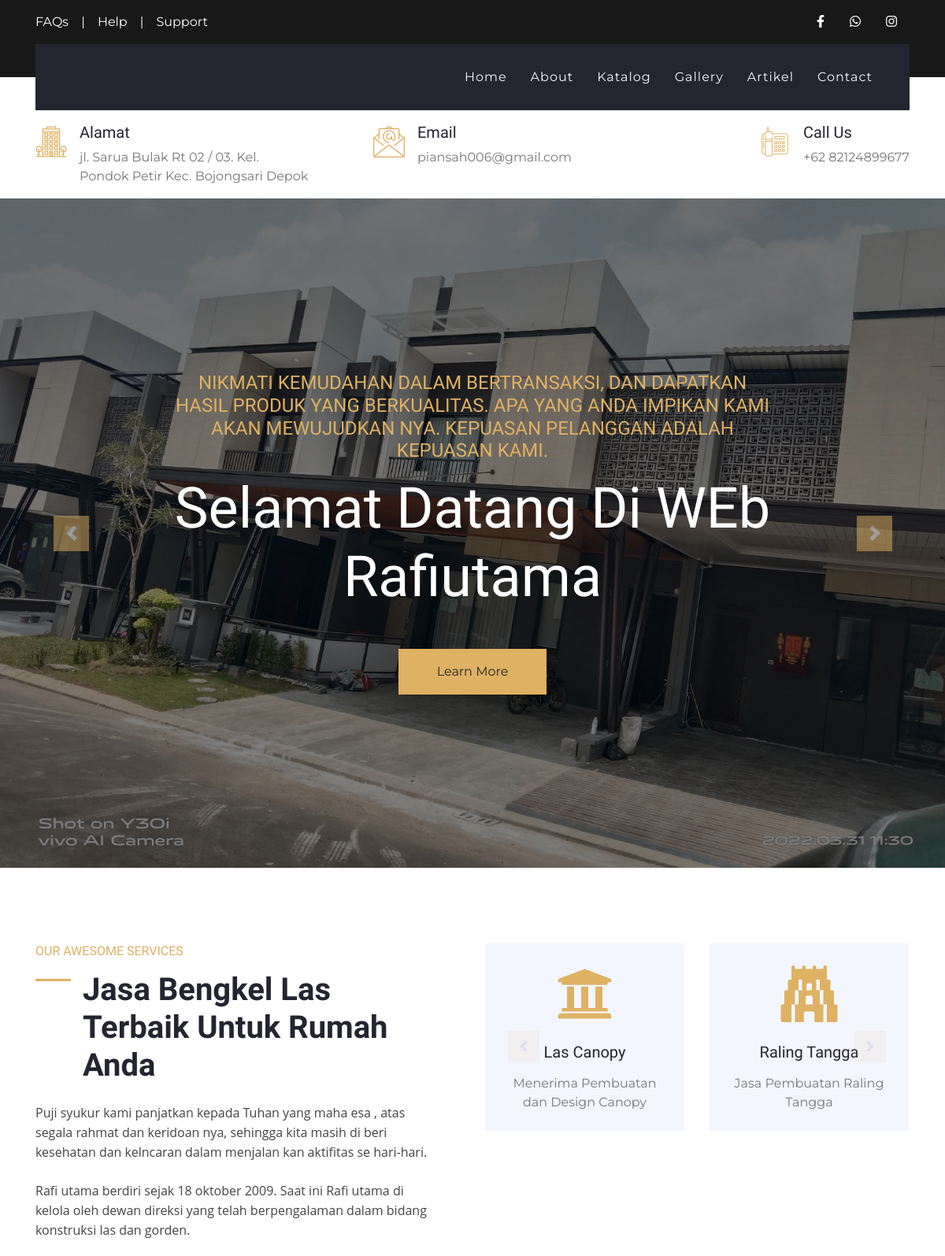
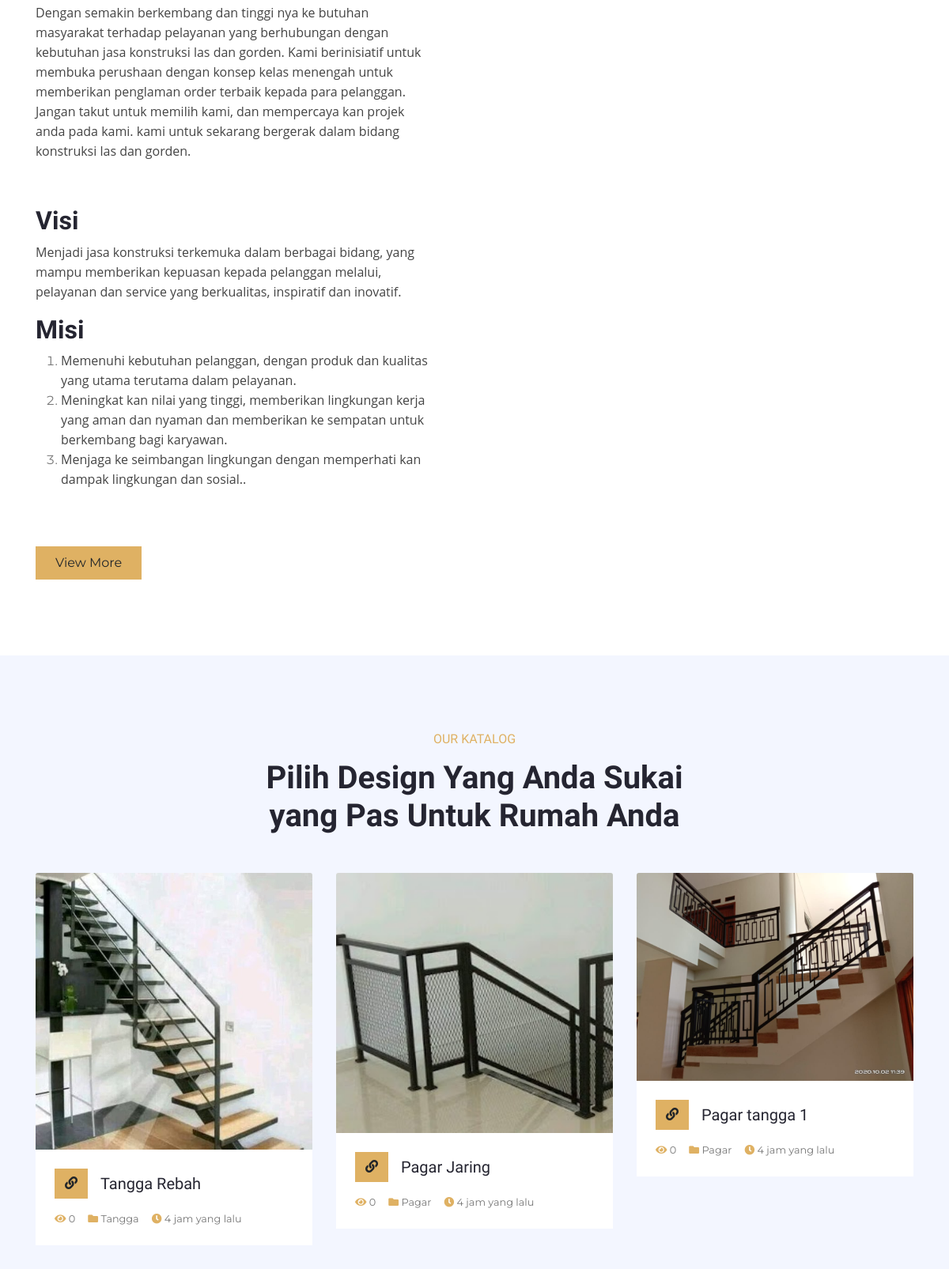
The page / (upper part) on the database its author committed (2 pictures, top to bottom).
### tables this page shows
CREATE TABLE `set_profil`  (
  `profil_id` int(11) NOT NULL AUTO_INCREMENT,
  `nama` varchar(50) NULL DEFAULT NULL,
  `alamat` varchar(100) NULL DEFAULT NULL,
  `deskripsi` text NULL,
  `logo` text NULL,
  `foto` text NULL,
  `kontak_id` int(11) NULL DEFAULT NULL,
  `company_name` varchar(50) NULL DEFAULT NULL,
  `web_url` text NULL,
  PRIMARY KEY (`profil_id`) USING BTREE
);

CREATE TABLE `set_hero`  (
  `hero_id` int(11) NOT NULL AUTO_INCREMENT,
  `judul` varchar(50) NOT NULL,
  `paragraf` text NOT NULL,
  `foto` varchar(100) NOT NULL,
  `is_active` int(11) NOT NULL,
  `link` varchar(100) NULL DEFAULT NULL,
  `class` varchar(20) NULL DEFAULT NULL,
  PRIMARY KEY (`hero_id`) USING BTREE
);

CREATE TABLE `ref_produk`  (
  `produk_id` int(11) NOT NULL AUTO_INCREMENT,
  `nama_produk` varchar(100) NOT NULL,
  `kategori` varchar(30) NOT NULL,
  `deskripsi` text NOT NULL,
  `foto` varchar(100) NOT NULL,
  `date_post` datetime NOT NULL,
  `slug` varchar(100) NULL DEFAULT NULL,
  `harga` varchar(20) NULL DEFAULT NULL,
  `best` int(11) NULL DEFAULT NULL,
  PRIMARY KEY (`produk_id`) USING BTREE
);

### application/controllers/Home.php (called while the page is built, shortened)
<?php
class Home extends CI_Controller
{
    public function __construct()
    {
        $this->load->model('M_home', 'home');
        $this->load->model('admin/Profil_m', 'profil');
        $this->load->library('session');
    }
    public function index()
    {
        $data = [
            'judul' => $this->profil->get_profile('nama'),
            'perusahaan' => $this->profil->get_profile('nama'),
            'logo' => $this->profil->get_profile('logo'),
            'alamat' => $this->profil->get_profile('alamat'),
            'whatsap' => $this->profil->get_kontak('whatsap'),
            'facebook' => $this->profil->get_kontak('facebook'),
            'instagram' => $this->profil->get_kontak('instagram'),
            'email' => $this->profil->get_kontak('email'),
            'telpon' => $this->profil->get_kontak('telpon'),
            'foto' => $this->profil->get_profile('foto'),
            'slide' => $this->home->get_slide()->result(),
            'dataKatalog' => $this->home->get_katalog()->result(),
            'gallery' => $this->home->get_gallery()->result(),
            'bsproduk' => $this->home->get_bsproduk()->result(),
            'testimoni' => $this->home->get_testimoni()->result(),
            'artikel' => $this->home->get_artikel()->result(),
            'deskripsi' => $this->profil->get_profile('deskripsi'),
        ];
        $this->load->view('layout/header', $data);
        $this->load->view('layout/navbar', $data);
        $this->load->view('pages/home_v', $data);
        $this->load->view('layout/footer', $data);
    }
}

### index.php (called while the page is built, shortened)
<?php
require_once BASEPATH.'core/CodeIgniter.php';

### application/models/admin/Profil_m.php (called while the page is built, shortened)
<?php
class Profil_m extends CI_Model
{
    public function get_profile($varams)
    {
        $query = $this->db->get('set_profil')->row();
        $data = $query->$varams;
        return $data;
    }
}

### application/models/M_home.php (called while the page is built, shortened)
<?php
class M_home extends CI_Model
{
    public function get_slide()
    {
        $this->db->select('*');
        $this->db->from('set_hero');
        $this->db->where('is_active', 1);
        $this->db->order_by('hero_id', 'DESC');
        $query = $this->db->get();
        return $query;
    }
    public function get_katalog()
    {
        $this->db->select('*');
        $this->db->from('ref_produk');
        $this->db->order_by('produk_id', 'DESC');
        $this->db->limit(6);
        $query = $this->db->get();
        return $query;
    }
    public function get_gallery()
    {
        $this->db->select('*');
        $this->db->from('gallery');
        $this->db->where('token', 1);
        $this->db->order_by('gallery_id', 'DESC');
        $this->db->limit(12);
        $query = $this->db->get();
        return $query;
    }
    public function get_bsproduk()
    {
        $this->db->select('*');
        $this->db->from('gallery a');
        $this->db->join('ref_produk b', 'a.produk_id=b.produk_id');
        $this->db->where('a.token', 2);
        $this->db->order_by('gallery_id', 'DESC');
        $query = $this->db->get();
        return $query;
    }
    public function get_testimoni()
    {
        $this->db->select('*');
        $this->db->from('testimoni');
        $this->db->where('is_active', 1);
        $this->db->order_by('id_testi', 'DESC');
        $query = $this->db->get();
        return $query;
    }
    public function get_artikel()
    {
        $this->db->select('*');
        $this->db->from('artikel a');
        $this->db->order_by('artikel_id', 'DESC');
        $this->db->limit(12);
        $query = $this->db->get();
        return $query;
    }
}

### application/views/pages/home_v.php (the view, shortened to what this page needs)
<?php
function waktu_lalu($timestamp)
{
    $selisih = time() - strtotime($timestamp);
    $detik = $selisih;
    $menit = round($selisih / 60);
    $jam = round($selisih / 3600);
    $hari = round($selisih / 86400);
    $minggu = round($selisih / 604800);
    $bulan = round($selisih / 2419200);
    $tahun = round($selisih / 29030400);
    if ($detik <= 60) {
        $waktu = $detik . ' detik yang lalu';
    } else if ($menit <= 60) {
        $waktu = $menit . ' menit yang lalu';
    } else if ($jam <= 24) {
        $waktu = $jam . ' jam yang lalu';
    } else if ($hari <= 7) {
        $waktu = $hari . ' hari yang lalu';
    } else if ($minggu <= 4) {
        $waktu = $minggu . ' minggu yang lalu';
    } else if ($bulan <= 12) {
        $waktu = $bulan . ' bulan yang lalu';
    } else {
        $waktu = $tahun . ' tahun yang lalu';
    }
    return $waktu;
}
?>
<div class="container-fluid p-0">
    <div id="header-carousel" class="carousel slide" data-ride="carousel">
        <div class="carousel-inner">
            <?php foreach ($slide as $hero) : ?>
                <div class="carousel-item <?= $hero->class ?>">
                    <img class="w-100" src="<?= base_url() ?>assets/upload/gallery/<?= $hero->foto ?>" alt="Image" height="850">
                    <div class="carousel-caption d-flex flex-column align-items-center justify-content-center">
                        <div class="p-3" style="max-width: 800px;">
                            <h4 class="text-primary text-uppercase font-weight-normal mb-md-3"><?= $hero->paragraf ?></h4>
                            <h3 class="display-3 text-white mb-md-4"><?= $hero->judul ?></h3>
                            <a href="<?= $hero->link ?>" class="btn btn-primary py-md-3 px-md-5 mt-2 mt-md-4">Learn More</a>
                        </div>
                    </div>
                </div>
            <?php endforeach ?>
        </div>
        <a class="carousel-control-prev" href="#header-carousel" data-slide="prev">
            <div class="btn btn-primary" style="width: 45px; height: 45px;">
                <span class="carousel-control-prev-icon mb-n2"></span>
            </div>
        </a>
        <a class="carousel-control-next" href="#header-carousel" data-slide="next">
            <div class="btn btn-primary" style="width: 45px; height: 45px;">
                <span class="carousel-control-next-icon mb-n2"></span>
            </div>
        </a>
    </div>
</div>
<div class="container-fluid py-5">
    <div class="container py-5">
        <div class="row">
            <div class="col-lg-6 pr-lg-5">
                <h6 class="text-primary font-weight-normal text-uppercase mb-3">Our Awesome Services</h6>
                <h1 class="mb-4 section-title">
                    Jasa Bengkel Las Terbaik Untuk Rumah Anda</h1>
                <p><?= $deskripsi ?></p>
                <a href="" class="btn btn-primary mt-3 py-2 px-4">View More</a>
            </div>
            <div class="col-lg-6 p-0 pt-5 pt-lg-0">
                <div class="owl-carousel service-carousel position-relative">
                    <div class="d-flex flex-column text-center bg-light mx-3 p-4">
                        <h3 class=" display-3 font-weight-normal text-primary mb-3"> <i class="fas fa-university"></i></h3>
                        <h5 class="mb-3">Las Canopy</h5>
                        <p class="m-0">Menerima Pembuatan dan Design Canopy</p>
                    </div>
                    <div class="d-flex flex-column text-center bg-light mx-3 p-4">
                        <h3 class=" display-3 font-weight-normal text-primary mb-3"> <i class="fas fa-gopuram"></i></h3>
                        <h5 class="mb-3">Raling Tangga</h5>
                        <p class="m-0">Jasa Pembuatan Raling Tangga</p>
                    </div>
                </div>
            </div>
        </div>
    </div>
</div>
<div class="container-fluid bg-light pt-5">
    <div class="container py-5">
        <div class="row justify-content-center">
            <div class="col-lg-6 col-md-8 col text-center mb-4">
                <h6 class="text-primary font-weight-normal text-uppercase mb-3">Our Katalog</h6>
                <h1 class="mb-4">Pilih Design Yang Anda Sukai yang Pas Untuk Rumah Anda</h1>
            </div>
        </div>
        <div class="row pb-3">
            <?php foreach ($dataKatalog as $katalog) : ?>
                <?php $id = $katalog->produk_id;
                $visitorprod = $this->db->query("SELECT * FROM section_visit WHERE produk_id='" . $id . "'")->num_rows(); ?>
                <div class="col-md-4 mb-4">
                    <div class="card border-0 mb-2">
                        <img class="card-img-top" src="<?= base_url() ?>assets/upload/gallery/<?= $katalog->foto ?>" alt="">
                        <div class="card-body bg-white p-4">
                            <div class="d-flex align-items-center mb-3">
                                <a class="btn btn-primary" href="<?= base_url() ?>katalog/detailproduk/<?= $katalog->slug ?>/<?= $katalog->produk_id ?>"><i class="fa fa-link"></i></a>
                                <a href="<?= base_url() ?>katalog/detailproduk/<?= $katalog->slug ?>/<?= $katalog->produk_id ?>">
                                    <h5 class="m-0 ml-3 text-truncate"><?= $katalog->nama_produk ?></h5>
                                </a>
                            </div>
                            <div class="d-flex">
                                <small class="mr-3"><i class="fa fa-eye text-primary"></i> <?= $visitorprod ?></small>
                                <small class="mr-3"><i class="fa fa-folder text-primary"></i> <?= $katalog->kategori ?></small>
                                <small class="mr-3"><i class="fa fa-clock text-primary"></i> <?= waktu_lalu($katalog->date_post) ?></small>
                            </div>
                        </div>
                    </div>
                </div>
            <?php endforeach ?>
        </div>
    </div>
</div>

### application/views/layout/navbar.php (shortened to what this page needs)
<div class="container-fluid bg-dark py-3">
    <div class="container">
        <div class="row">
            <div class="col-md-6 text-center text-lg-left mb-2 mb-lg-0">
                <div class="d-inline-flex align-items-center">
                    <a class="text-white pr-3" href="">FAQs</a>
                    <span class="text-white">|</span>
                    <a class="text-white px-3" href="">Help</a>
                    <span class="text-white">|</span>
                    <a class="text-white pl-3" href="">Support</a>
                </div>
            </div>
            <div class="col-md-6 text-center text-lg-right">
                <div class="d-inline-flex align-items-center">
                    <a class="text-white px-3" href="<?= $facebook ?>">
                        <i class="fab fa-facebook-f"></i>
                    </a>
                    <a class="text-white px-3" href="<?= $whatsap ?>">
                        <i class="fab fa-whatsapp"></i>
                    </a>
                    <a class="text-white px-3" href="<?= $instagram ?>">
                        <i class="fab fa-instagram"></i>
                    </a>
                </div>
            </div>
        </div>
    </div>
</div>
<div class="container-fluid position-relative nav-bar p-0">
    <div class="container position-relative" style="z-index: 9;">
        <nav class="navbar navbar-expand-lg bg-secondary navbar-dark py-3 py-lg-0 pl-3 pl-lg-5">
            <div class="collapse navbar-collapse justify-content-between px-3" id="navbarCollapse">
                <div class="navbar-nav ml-auto py-0">
                    <a href="<?= base_url() ?>" class="nav-item nav-link ">Home</a>
                    <a href="<?= base_url('about') ?>" class="nav-item nav-link">About</a>
                    <a href="<?= base_url('katalog') ?>" class="nav-item nav-link">Katalog</a>
                    <a href="<?= base_url('gallery') ?>" class="nav-item nav-link">Gallery</a>
                    <a href="<?= base_url('artikel') ?>" class="nav-item nav-link">Artikel</a>
                    <a href="<?= base_url('contact') ?>" class="nav-item nav-link">Contact</a>
                </div>
            </div>
        </nav>
    </div>
</div>
<div class="container-fluid bg-white py-3">
    <div class="container">
        <div class="row">
            <div class="col-lg-4 text-left mb-3 mb-lg-0">
                <div class="d-inline-flex text-left">
                    <h1 class="flaticon-office font-weight-normal text-primary m-0 mr-3"></h1>
                    <div class="d-flex flex-column">
                        <h5>Alamat</h5>
                        <p class="m-0"><?= $alamat ?></p>
                    </div>
                </div>
            </div>
            <div class="col-lg-4 text-left text-lg-center mb-3 mb-lg-0">
                <div class="d-inline-flex text-left">
                    <h1 class="flaticon-email font-weight-normal text-primary m-0 mr-3"></h1>
                    <div class="d-flex flex-column">
                        <h5>Email</h5>
                        <p class="m-0"><?= $email ?></p>
                    </div>
                </div>
            </div>
            <div class="col-lg-4 text-left text-lg-right mb-3 mb-lg-0">
                <div class="d-inline-flex text-left">
                    <h1 class="flaticon-telephone font-weight-normal text-primary m-0 mr-3"></h1>
                    <div class="d-flex flex-column">
                        <h5>Call Us</h5>
                        <p class="m-0">+62 <?= $telpon ?></p>
                    </div>
                </div>
            </div>
        </div>
    </div>
</div>

### rows shown on the page
set_profil: alamat "jl. Sarua Bulak Rt 02 / 03. Kel. Pondok Petir Kec. Bojongsari Depok", deskripsi "Puji syukur kami panjatkan kepada Tuhan yang maha esa , atas segala rahmat dan keridoan nya, sehingga kita masih di beri kesehatan dan kelncaran dalam menjalan kan aktifitas se hari-hari. Rafi utama berdiri sejak 18 oktober 2009. Saat ini Rafi utama di kelola oleh dewan direksi yang telah berpengalaman dalam bidang konstruksi las dan gorden. Dengan semakin berkembang dan tinggi nya ke butuhan masyarakat terhadap pelayanan yang berhubungan dengan kebutuhan jasa konstruksi las dan gorden. Kami berinisiatif untuk membuka perushaan dengan konsep kelas menengah untuk memberikan penglaman order terbaik kepada para pelanggan. Jangan takut untuk memilih kami, dan mempercaya kan projek anda pada…"
set_hero: foto (picture), paragraf "NIKMATI KEMUDAHAN DALAM BERTRANSAKSI, DAN DAPATKAN HASIL PRODUK YANG BERKUALITAS. APA YANG ANDA IMPIKAN KAMI AKAN MEWUJUDKAN NYA. KEPUASAN PELANGGAN ADALAH KEPUASAN KAMI.", judul "Selamat Datang Di WEb Rafiutama"
ref_produk: foto (picture), nama_produk "Tangga Rebah", visitorprod "0", kategori "Tangga", date_post "4 jam yang lalu"
ref_produk: foto (picture), nama_produk "Pagar Jaring", visitorprod "0", kategori "Pagar", date_post "4 jam yang lalu"
ref_produk: foto (picture), nama_produk "Pagar tangga 1", visitorprod "0", kategori "Pagar", date_post "4 jam yang lalu"

### other values the page prints
$email "piansah006@gmail.com"
$telpon "82124899677"
